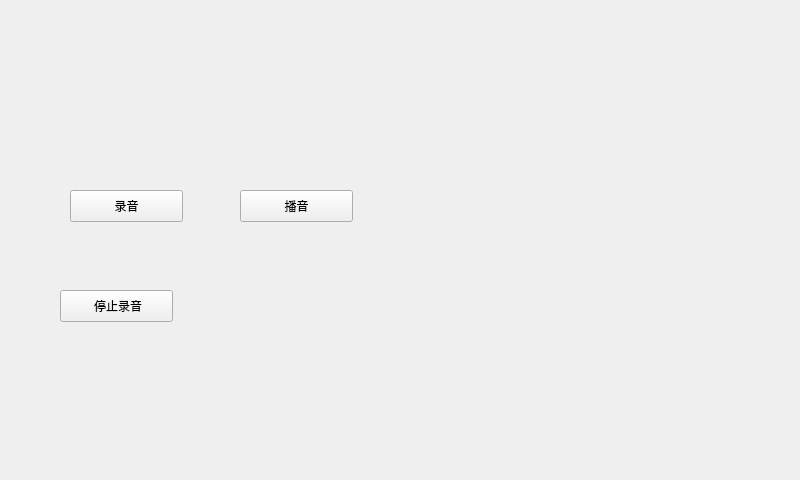
<?xml version="1.0" encoding="UTF-8"?>
<ui version="4.0">
 <class>KSong</class>
 <widget class="QMainWindow" name="KSong">
  <property name="geometry">
   <rect>
    <x>0</x>
    <y>0</y>
    <width>800</width>
    <height>480</height>
   </rect>
  </property>
  <property name="windowTitle">
   <string>KSong</string>
  </property>
  <widget class="QWidget" name="centralWidget">
   <widget class="QPushButton" name="pushButton">
    <property name="geometry">
     <rect>
      <x>70</x>
      <y>190</y>
      <width>113</width>
      <height>32</height>
     </rect>
    </property>
    <property name="text">
     <string>录音</string>
    </property>
   </widget>
   <widget class="QPushButton" name="pushButton_2">
    <property name="geometry">
     <rect>
      <x>240</x>
      <y>190</y>
      <width>113</width>
      <height>32</height>
     </rect>
    </property>
    <property name="text">
     <string>播音</string>
    </property>
   </widget>
   <widget class="QPushButton" name="pushButton_3">
    <property name="geometry">
     <rect>
      <x>60</x>
      <y>290</y>
      <width>113</width>
      <height>32</height>
     </rect>
    </property>
    <property name="text">
     <string> 停止录音</string>
    </property>
   </widget>
  </widget>
 </widget>
 <layoutdefault spacing="6" margin="11"/>
 <resources/>
 <connections/>
</ui>
